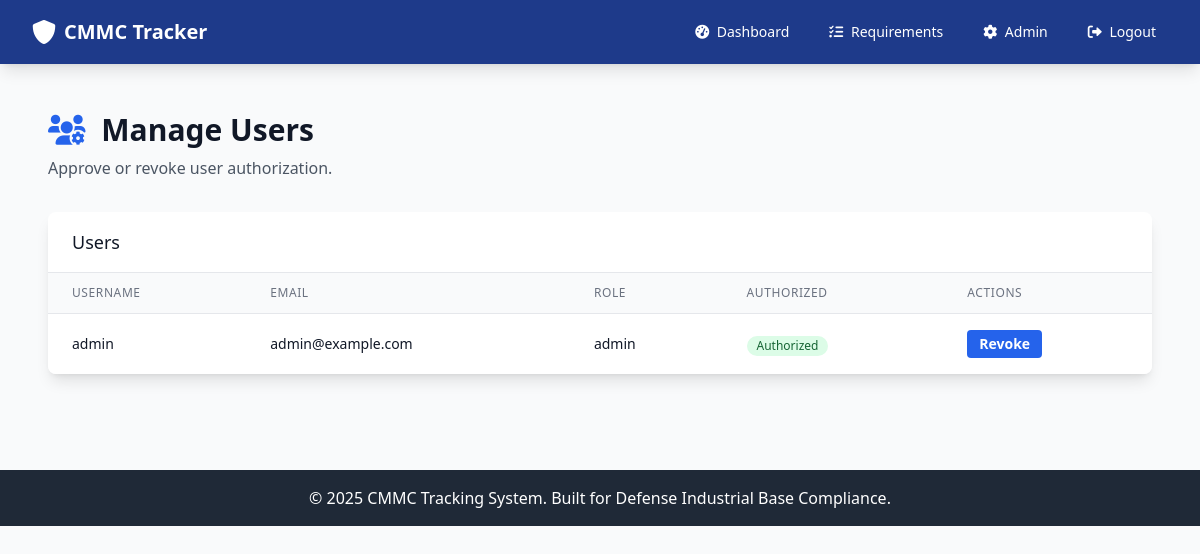
Before: /admin/users (signed in) with the older database file.
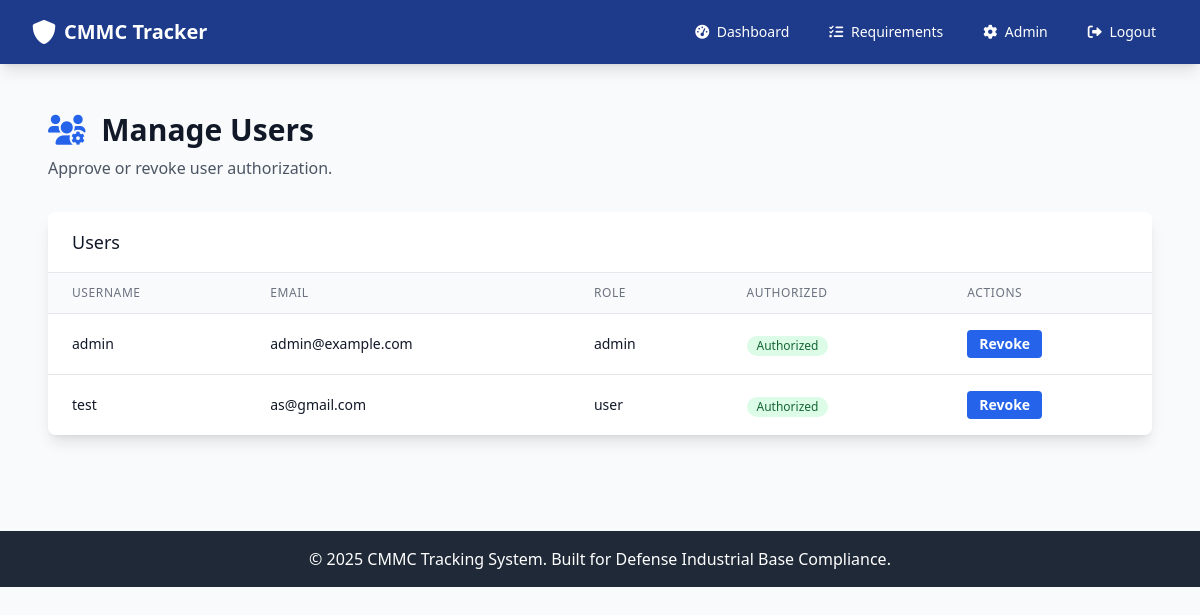
After: the same page with the newer database file.
### app.py (models this page shows)
class User(db.Model):
    id = db.Column(db.Integer, primary_key=True)
    username = db.Column(db.String(80), unique=True, nullable=False)
    email = db.Column(db.String(120), unique=True, nullable=False)
    password_hash = db.Column(db.String(120), nullable=False)
    role = db.Column(db.String(20), default='user')  # 'admin' or 'user'
    company = db.Column(db.String(200))
    created_at = db.Column(db.DateTime, default=datetime.utcnow)
    is_authorized = db.Column(db.Boolean, default=False, nullable=False)
    security_profile = db.relationship('UserSecurity', backref='user', uselist=False)

### app.py (the view)
@app.route('/admin/users')
@admin_required
def admin_users():
    users = User.query.all()
    return render_template('admin/users.html', users=users)

### app.py (called while the page is built, shortened)
def admin_required(f):
    @wraps(f)
    def decorated_function(*args, **kwargs):
        if 'user_id' not in session:
            flash('Please log in to access this page.', 'warning')
            return redirect(url_for('login'))
        user = User.query.get(session['user_id'])
        if not user or user.role != 'admin':
            flash('Admin access required.', 'error')
            return redirect(url_for('dashboard'))
        return f(*args, **kwargs)
    return decorated_function

@app.before_request
def enforce_device_and_user_authorization():
    open_endpoints = {
        'index', 'login', 'register', 'logout', 'static', 'device_pending', 'forgot_password'
    }
    if request.endpoint in open_endpoints:
        return None
    if 'user_id' not in session:
        return None
    user = User.query.get(session['user_id'])
    if not user:
        session.clear()
        return redirect(url_for('login'))
    if not user.is_authorized:
        flash('Your account is awaiting authorization by an administrator.', 'warning')
        return redirect(url_for('index'))
    if user.role == 'admin':
        return None

### templates/admin/users.html (shortened to what this page needs)
{% extends "base.html" %}
{% block content %}
<div class="px-4 py-6">
    <div class="mb-8 flex items-center justify-between">
        <div>
            <h1 class="text-3xl font-bold text-gray-900 mb-2">
                <i class="fas fa-users-cog text-blue-600 mr-2"></i>
                Manage Users
            </h1>
            <p class="text-gray-600">Approve or revoke user authorization.</p>
        </div>
    </div>
    <div class="bg-white shadow-lg rounded-lg overflow-hidden">
        <div class="px-6 py-4 border-b border-gray-200">
            <h3 class="text-lg font-medium text-gray-900">Users</h3>
        </div>
        <div class="overflow-x-auto">
            <table class="min-w-full divide-y divide-gray-200">
                <thead class="bg-gray-50">
                    <tr>
                        <th class="px-6 py-3 text-left text-xs font-medium text-gray-500 uppercase tracking-wider">Username</th>
                        <th class="px-6 py-3 text-left text-xs font-medium text-gray-500 uppercase tracking-wider">Email</th>
                        <th class="px-6 py-3 text-left text-xs font-medium text-gray-500 uppercase tracking-wider">Role</th>
                        <th class="px-6 py-3 text-left text-xs font-medium text-gray-500 uppercase tracking-wider">Authorized</th>
                        <th class="px-6 py-3 text-left text-xs font-medium text-gray-500 uppercase tracking-wider">Actions</th>
                    </tr>
                </thead>
                <tbody class="bg-white divide-y divide-gray-200">
                    {% for u in users %}
                    <tr class="hover:bg-gray-50">
                        <td class="px-6 py-4 whitespace-nowrap text-sm text-gray-900">{{ u.username }}</td>
                        <td class="px-6 py-4 whitespace-nowrap text-sm text-gray-900">{{ u.email }}</td>
                        <td class="px-6 py-4 whitespace-nowrap text-sm text-gray-900">{{ u.role }}</td>
                        <td class="px-6 py-4 whitespace-nowrap">
                            {% if u.is_authorized %}
                                <span class="inline-flex items-center px-2.5 py-0.5 rounded-full text-xs font-medium bg-green-100 text-green-800">Authorized</span>
                            {% else %}
                                <span class="inline-flex items-center px-2.5 py-0.5 rounded-full text-xs font-medium bg-yellow-100 text-yellow-800">Pending</span>
                            {% endif %}
                        </td>
                        <td class="px-6 py-4 whitespace-nowrap text-sm">
                            <form method="POST" action="{{ url_for('admin_toggle_user', user_id=u.id) }}">
                                <button class="bg-blue-600 hover:bg-blue-700 text-white font-bold py-1 px-3 rounded text-sm transition duration-200" type="submit">
                                    {% if u.is_authorized %}Revoke{% else %}Authorize{% endif %}
                                </button>
                            </form>
                        </td>
                    </tr>
                    {% endfor %}
                </tbody>
            </table>
        </div>
    </div>
</div>
{% endblock %}

Changed rows visible on the page:
added User: username "test", email "as@gmail.com", role "user", is_authorized "Authorized"
